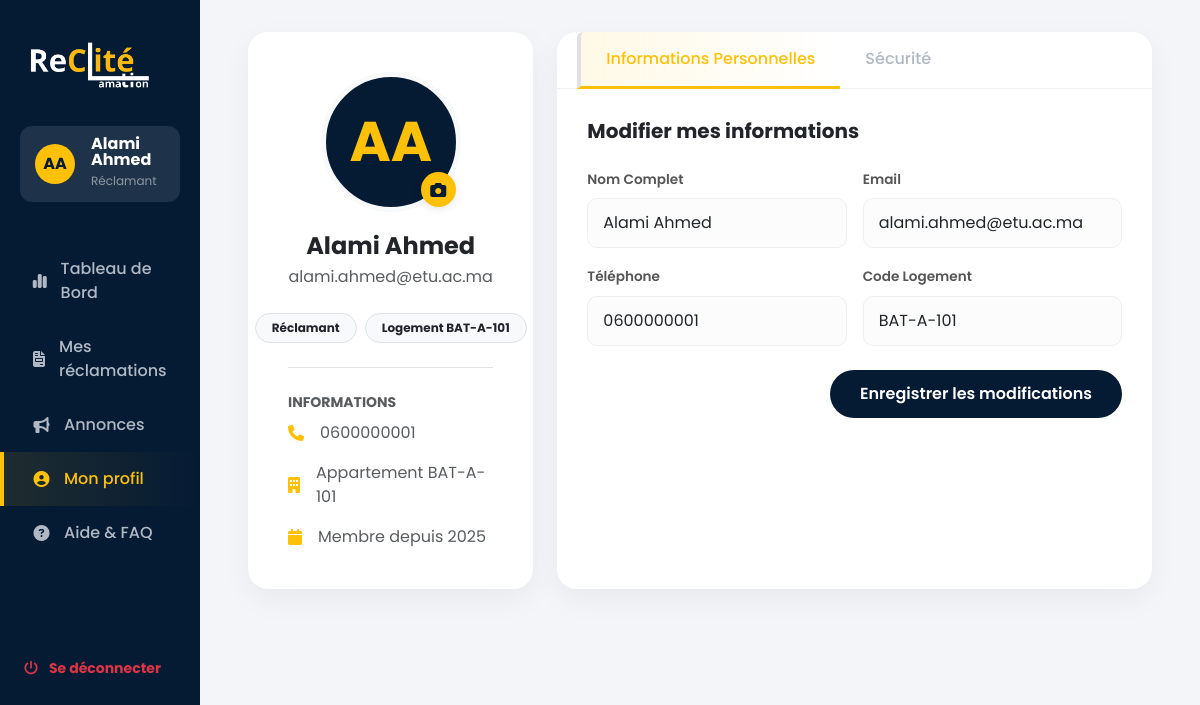
Page /reclamant/profile.php (signed in) on the committed database.
### tables this page shows
CREATE TABLE `users` (
                         `id` int(11) NOT NULL AUTO_INCREMENT,
                         `nom` varchar(100) NOT NULL,
                         `email` varchar(100) NOT NULL,
                         `password` varchar(255) NOT NULL,
                         `role` enum('reclamant','gestionnaire','admin') NOT NULL DEFAULT 'reclamant',
                         `code_logement` varchar(50) DEFAULT NULL,
                         `type_occupant` varchar(50) DEFAULT NULL,
                         `avatar` varchar(255) DEFAULT NULL,
                         `telephone` varchar(20) DEFAULT NULL,
                         `reset_token` varchar(255) DEFAULT NULL,
                         `reset_expires` datetime DEFAULT NULL,
                         `date_creation` datetime DEFAULT current_timestamp(),
                         PRIMARY KEY (`id`),
                         UNIQUE KEY `email` (`email`)
);

### reclamant/profile.php (the view, shortened to what this page needs)
<?php
require_once '../config/db.php';
$user_id = $_SESSION['user_id'];
$stmt = $pdo->prepare("SELECT * FROM users WHERE id = ?");
$stmt->execute([$user_id]);
$user = $stmt->fetch(PDO::FETCH_ASSOC);
?>
<!DOCTYPE html>
<html lang="fr">
<head>
    <link href="https://cdn.jsdelivr.net/npm/bootstrap@5.3.2/dist/css/bootstrap.min.css" rel="stylesheet">
    <link rel="stylesheet" href="https://cdnjs.cloudflare.com/ajax/libs/font-awesome/6.4.0/css/all.min.css">
</head>
<body>
<div class="container-fluid">
    <div class="row">
        <?php include 'sidebar.php'; ?>
        <div class="col-md-9 col-lg-10 main-content">
            <div class="row g-4">
                <div class="col-lg-4">
                    <div class="profile-header-card">
                        <div class="profile-avatar-wrapper">
                            <?php if (!empty($user['avatar'])): ?>
                                <img src="../uploads/avatars/<?php echo htmlspecialchars($user['avatar']); ?>" class="profile-avatar-lg" alt="Avatar">
                            <?php else: ?>
                                <div class="avatar-placeholder">
                                    <?php
                                    $vals = explode(' ', $user['nom']);
                                    echo strtoupper(substr($vals[0], 0, 1) . substr($vals[1] ?? '', 0, 1));
                                    ?>
                                </div>
                            <?php endif; ?>
                            <label for="avatarUpload" class="avatar-overlay" title="Changer la photo">
                                <i class="fas fa-camera"></i>
                            </label>
                        </div>
                        <h4 class="fw-bold mb-1"><?php echo htmlspecialchars($user['nom']); ?></h4>
                        <p class="text-muted mb-4"><?php echo htmlspecialchars($user['email']); ?></p>
                        <div class="d-flex justify-content-center gap-2 mb-4">
                            <span class="badge bg-light text-dark px-3 py-2 rounded-pill border">Réclamant</span>
                            <span class="badge bg-light text-dark px-3 py-2 rounded-pill border">Logement <?php echo htmlspecialchars($user['code_logement'] ?? 'N/A'); ?></span>
                        </div>
                        <div class="text-start mt-4 pt-4 border-top">
                            <small class="text-muted text-uppercase fw-bold d-block mb-2">Informations</small>
                            <div class="d-flex align-items-center mb-3 text-muted">
                                <i class="fas fa-phone me-3 text-warning"></i> <?php echo htmlspecialchars($user['telephone'] ?? 'Non renseigné'); ?>
                            </div>
                            <div class="d-flex align-items-center mb-3 text-muted">
                                <i class="fas fa-building me-3 text-warning"></i> Appartement <?php echo htmlspecialchars($user['code_logement'] ?? '-'); ?>
                            </div>
                            <div class="d-flex align-items-center text-muted">
                                <i class="fas fa-calendar me-3 text-warning"></i>
                                Membre depuis <?php echo isset($user['date_creation']) ? date('Y', strtotime($user['date_creation'])) : date('Y'); ?>
                            </div>
                        </div>
                    </div>
                </div>
                <div class="col-lg-8">
                    <div class="settings-card">
                        <ul class="nav nav-tabs" id="profileTab" role="tablist">
                            <li class="nav-item">
                                <button class="nav-link active" id="info-tab" data-bs-toggle="tab" data-bs-target="#info" type="button" role="tab">Informations Personnelles</button>
                            </li>
                            <li class="nav-item">
                                <button class="nav-link" id="security-tab" data-bs-toggle="tab" data-bs-target="#security" type="button" role="tab">Sécurité</button>
                            </li>
                        </ul>
                        <div class="tab-content" id="profileTabContent">
                            <div class="tab-pane fade show active" id="info" role="tabpanel">
                                <h5 class="fw-bold mb-4">Modifier mes informations</h5>
                                <form method="POST">
                                    <div class="row g-3">
                                        <div class="col-md-6">
                                            <label class="form-label">Nom Complet</label>
                                            <input type="text" name="nom" class="form-control" value="<?php echo htmlspecialchars($user['nom']); ?>" required>
                                        </div>
                                        <div class="col-md-6">
                                            <label class="form-label">Email</label>
                                            <input type="email" name="email" class="form-control" value="<?php echo htmlspecialchars($user['email']); ?>" required>
                                        </div>
                                        <div class="col-md-6">
                                            <label class="form-label">Téléphone</label>
                                            <input type="text" name="telephone" class="form-control" value="<?php echo htmlspecialchars($user['telephone'] ?? ''); ?>" placeholder="+212 6...">
                                        </div>
                                        <div class="col-md-6">
                                            <label class="form-label">Code Logement</label>
                                            <input type="text" name="code_logement" class="form-control" value="<?php echo htmlspecialchars($user['code_logement'] ?? ''); ?>">
                                        </div>
                                    </div>
                                    <div class="text-end mt-4">
                                        <button type="submit" name="update_info" class="btn btn-save">Enregistrer les modifications</button>
                                    </div>
                                </form>
                            </div>
                        </div>
                    </div>
                </div>
            </div>
        </div>
    </div>
</div>
</body>
</html>

### reclamant/sidebar.php (shortened to what this page needs)
<?php
$current_page = basename($_SERVER['PHP_SELF']);
$sidebar_name = isset($user['nom']) ? $user['nom'] : ($_SESSION['user_nom'] ?? ($_SESSION['user_name'] ?? 'Alami Ahmed'));
$sidebar_avatar = isset($user['avatar']) ? $user['avatar'] : ($_SESSION['user_avatar'] ?? '');
function render_avatar($avatar, $name) {
    if (!empty($avatar)) {
        return '<img src="../uploads/avatars/'.htmlspecialchars($avatar).'" class="avatar-small me-3" style="width: 40px; height: 40px; border-radius: 50%; object-fit: cover; aspect-ratio: 1/1;" alt="Avatar">';
    } else {
        $vals = explode(' ', $name);
        $initials = strtoupper(substr($vals[0], 0, 1) . substr($vals[1] ?? '', 0, 1));
        return '<div class="avatar-small me-3" style="width: 40px; height: 40px; background-color: var(--accent-yellow); color: var(--sidebar-bg); border-radius: 50%; display: flex; align-items: center; justify-content: center; font-weight: 700;">'.$initials.'</div>';
    }
}
?>
            <?php echo render_avatar($sidebar_avatar, $sidebar_name); ?>
<div class="col-md-3 col-lg-2 sidebar d-none d-md-block px-0">
    <div style="margin: 0 20px 25px 20px;">
        <img src="../assets/img/Rec_Blanc.png" alt="Logo Syndic" style="width: 137px; height: auto;">
    </div>
    <div class="user-profile-card d-flex align-items-center" style="margin: 0 20px 40px 20px; padding: 10px 15px; background: rgba(255, 255, 255, 0.1); border-radius: 12px;">
        <?php echo render_avatar($sidebar_avatar, $sidebar_name); ?>
        <div>
            <div class="fw-bold lh-1"><?php echo htmlspecialchars($sidebar_name); ?></div>
            <small class="text-white-50" style="font-size: 12px;">Réclamant</small>
        </div>
    </div>
    <ul class="nav flex-column">
        <li class="nav-item">
            <a href="dashboard.php" class="nav-link <?php echo ($current_page == 'dashboard.php') ? 'active' : ''; ?>">
                <i class="fas fa-chart-simple"></i> Tableau de Bord
            </a>
        </li>
        <li class="nav-item">
            <a href="my_reclamations.php" class="nav-link <?php echo ($current_page == 'my_reclamations.php') ? 'active' : ''; ?>">
                <i class="fas fa-file-invoice"></i> Mes réclamations
            </a>
        </li>
        <li class="nav-item">
            <a href="announcements.php" class="nav-link <?php echo ($current_page == 'announcements.php') ? 'active' : ''; ?>">
                <i class="fas fa-bullhorn"></i> Annonces
            </a>
        </li>
        <li class="nav-item">
            <a href="profile.php" class="nav-link <?php echo ($current_page == 'profile.php') ? 'active' : ''; ?>">
                <i class="fas fa-user-circle"></i> Mon profil
            </a>
        </li>
        <li class="nav-item">
            <a href="faq.php" class="nav-link">
                <i class="fas fa-question-circle"></i> Aide & FAQ
            </a>
        </li>
    </ul>
    <div class="mt-5 pt-5 px-4">
        <a href="../logout.php" class="text-danger text-decoration-none small fw-bold"><i class="fas fa-power-off me-2"></i> Se déconnecter</a>
    </div>
</div>

### reclamant/profile.php (style rules this page uses)
:root { --sidebar-bg: #051b34; --body-bg: #f3f5f9; --accent-yellow: #ffc107; --text-muted: #6c757d; }
body { font-family: 'Poppins', sans-serif; background-color: var(--body-bg); overflow-x: hidden; }
.sidebar { background-color: var(--sidebar-bg); min-height: 100vh; color: white; padding-top: 2rem; }
.user-profile-card { background: rgba(255, 255, 255, 0.1); border-radius: 12px; padding: 10px 15px; margin: 0 20px 40px 20px; }
.avatar-small { width: 40px; height: 40px; background-color: var(--accent-yellow); color: var(--sidebar-bg); border-radius: 50%; display: flex; align-items: center; justify-content: center; font-weight: 700; object-fit: cover; aspect-ratio: 1/1; }
.nav-link { color: #b0b8c4; padding: 15px 25px; transition: 0.3s; border-left: 4px solid transparent; }
.nav-link.active { color: var(--accent-yellow); background: linear-gradient(90deg, rgba(255,193,7,0.1) 0%, rgba(255,193,7,0) 100%); border-left: 4px solid var(--accent-yellow); }
.nav-link i { width: 25px; margin-right: 10px; }
.main-content { padding: 2rem 3rem; }
.profile-header-card { background: white; border-radius: 20px; box-shadow: 0 10px 30px rgba(0,0,0,0.05); padding: 40px; text-align: center; height: 100%; }
.profile-avatar-wrapper { position: relative; width: 140px; height: 140px; margin: 0 auto 20px; }
.avatar-placeholder { width: 100%; height: 100%; background: var(--sidebar-bg); color: var(--accent-yellow); border-radius: 50%; display: flex; align-items: center; justify-content: center; font-size: 3.5rem; font-weight: bold; border: 5px solid #f8f9fa; aspect-ratio: 1/1; }
.avatar-overlay { position: absolute; bottom: 5px; right: 5px; background: var(--accent-yellow); color: var(--sidebar-bg); width: 35px; height: 35px; border-radius: 50%; display: flex; align-items: center; justify-content: center; cursor: pointer; box-shadow: 0 2px 10px rgba(0,0,0,0.1); transition: transform 0.2s; z-index: 10; }
.settings-card { background: white; border-radius: 20px; box-shadow: 0 10px 30px rgba(0,0,0,0.05); overflow: hidden; height: 100%; }
.nav-tabs { border-bottom: 1px solid #f0f0f0; padding: 0 20px; }
.nav-tabs .nav-link { border: none; color: var(--text-muted); padding: 20px 25px; font-weight: 500; font-size: 0.95rem; background: transparent; }
.nav-tabs .nav-link.active { color: var(--sidebar-bg); border-bottom: 3px solid var(--accent-yellow); font-weight: 600; }
.tab-content { padding: 30px; }
.form-control { border-radius: 10px; padding: 12px 15px; border: 1px solid #eee; background-color: #fcfcfc; }
.form-label { font-size: 0.85rem; font-weight: 600; color: #555; margin-bottom: 8px; }
.btn-save { background: var(--sidebar-bg); color: white; padding: 12px 30px; border-radius: 50px; border: none; font-weight: 600; transition: 0.3s; }

### reclamant/sidebar.php (style rules this page uses)
.sidebar { background-color: #051b34; min-height: 100vh; color: white; padding-top: 2rem; }
.nav-link { color: #b0b8c4 !important; padding: 15px 25px !important; font-size: 1rem !important; font-weight: 500 !important; transition: 0.3s; border-left: 4px solid transparent; display: flex; align-items: center; }
.nav-link.active { color: #ffc107 !important; background: linear-gradient(90deg, rgba(255,193,7,0.1) 0%, rgba(255,193,7,0) 100%); border-left: 4px solid #ffc107; color: #ffc107 !important; }
.nav-link i { width: 25px; margin-right: 10px; text-align: center; }

### rows in the picture
users: nom "AA", nom "Alami Ahmed", email "alami.ahmed@etu.ac.ma", code_logement "BAT-A-101", telephone "0600000001", date_creation "2025"
